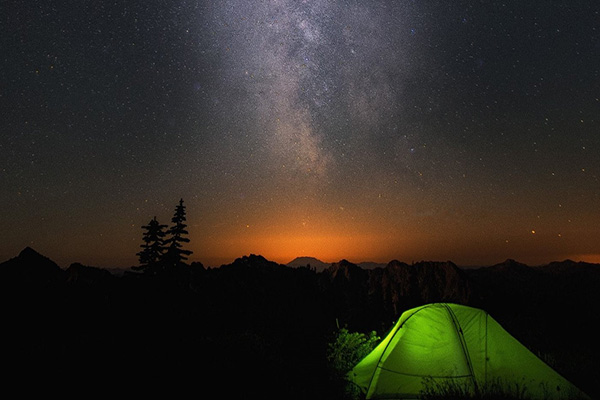
#> input picture 01a.jpg, 600 x 400 px
$ python '018 histogram equalization.py'
#> lines starting #> are read from the running program, lines starting #| are printed output that depends on the picture
# equalization 均衡化
import cv2
import numpy as np
from matplotlib import pyplot as plt


def custom_hist(gray):
    h, w = gray.shape
    hist = np.zeros([256], dtype=np.int32)
    for row in range(h):
        for col in range(w):
            pv = gray[row, col]
            hist[pv] += 1
    y_pos = np.arange(0, 256, 1, dtype=np.int32)
    plt.bar(y_pos, hist, align='center', color='r', alpha=0.5)
    plt.xticks(y_pos, y_pos)
    plt.ylabel('Frequency')
    plt.title('Histogram')
    plt.show()


image0 = cv2.imread('01a.jpg', 0)
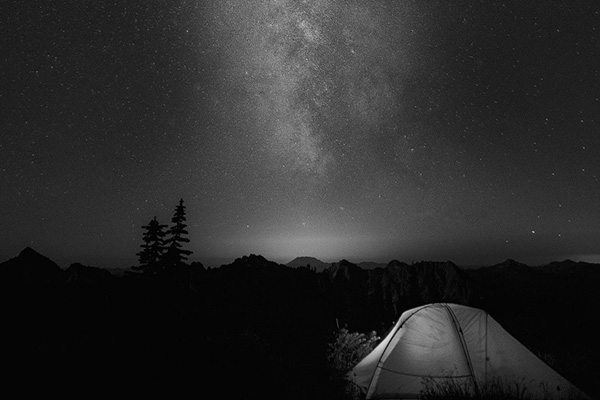
#> image0: shape (400, 600); min 0, max 223, mean 43.5
cv2.namedWindow('input', cv2.WINDOW_AUTOSIZE)
cv2.imshow('input', image0)
dst = cv2.equalizeHist(image0)
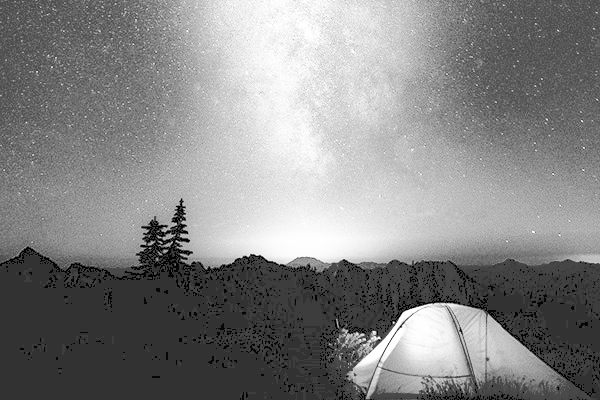
#> dst: shape (400, 600); min 0, max 255, mean 132.3
cv2.imshow('eh', dst)
dst1 = cv2.equalizeHist(dst)
custom_hist(image0)
#> after the loop in custom_hist, `for row in range(h):`: hist = 256 values, max 41764 at index 5, min 0 at index 219, mean 937.5
#> in custom_hist, `plt.show()`:
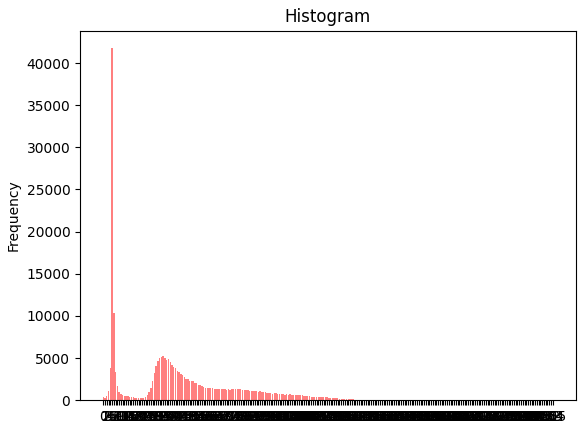
#> figure drawn by matplotlib, 1 panel; tallest bar 41764 high, from x = 4.6 to 5.4
custom_hist(dst)
#> after the loop in custom_hist (call 2), `for row in range(h):`: hist = 256 values, max 41764 at index 50, min 0 at index 3, mean 937.5
#> in custom_hist (call 2), `plt.show()`:
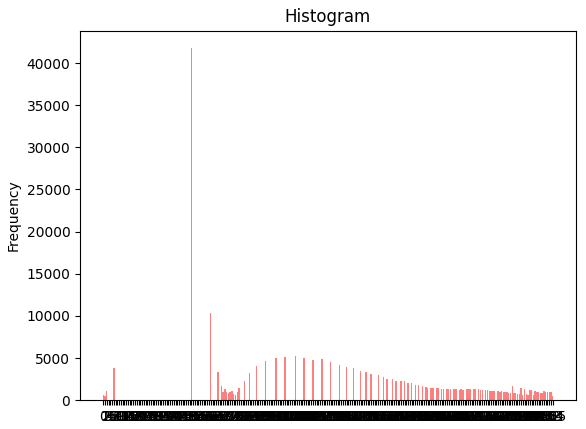
#> figure drawn by matplotlib, 1 panel; tallest bar 41764 high, from x = 49.6 to 50.4

cv2.waitKey(0)
cv2.destroyAllWindows()

$ run again, with 04.jpg copied over 01a.jpg
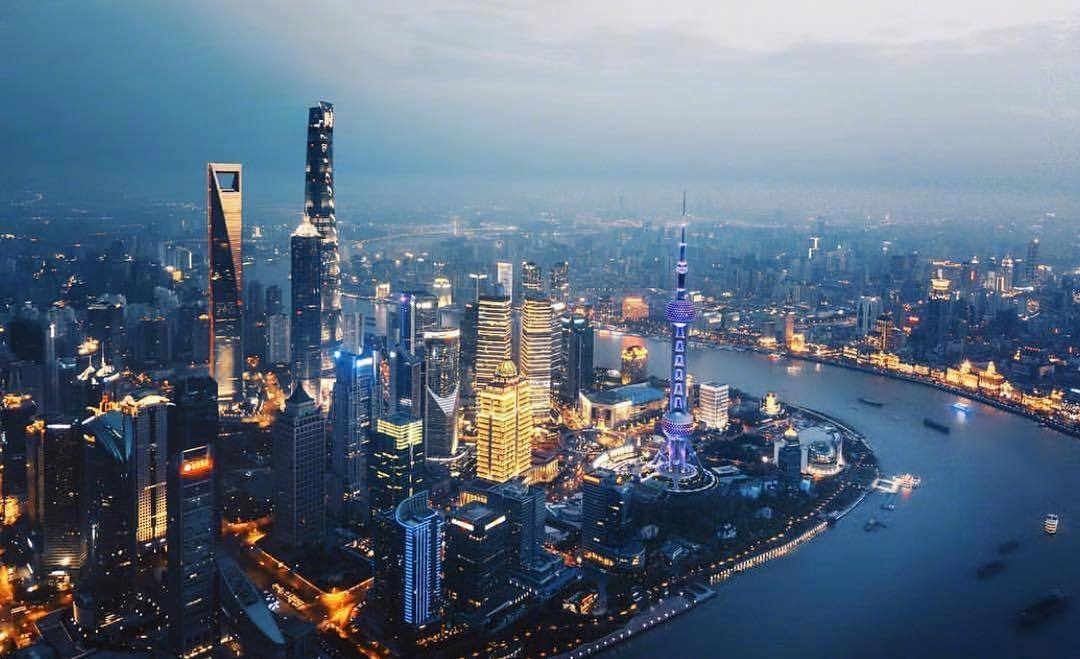
#> input picture 04.jpg, 1080 x 659 px
#> `dst = cv2.equalizeHist(image0)`:
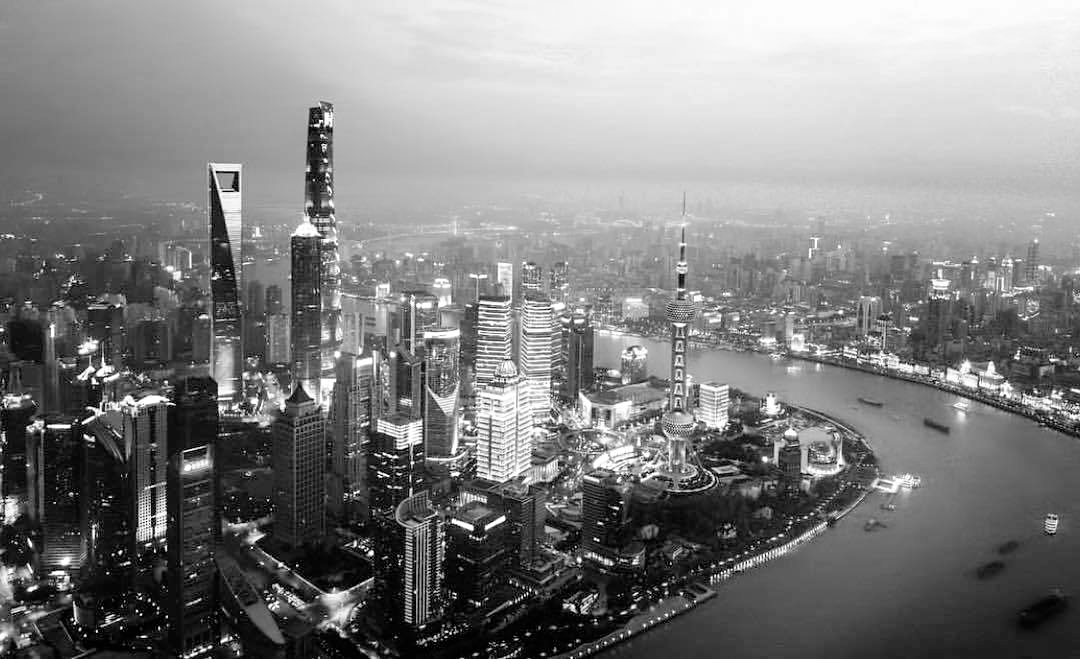
#> dst: shape (659, 1080); min 0, max 255, mean 128.1
#> after the loop in custom_hist, `for row in range(h):`: hist = 256 values, max 6882 at index 34, min 28 at index 1, mean 2780.2
#> after the loop in custom_hist (call 2), `for row in range(h):`: hist = 256 values, max 6882 at index 29, min 0 at index 7, mean 2780.2
#> in custom_hist (call 2), `plt.show()`:
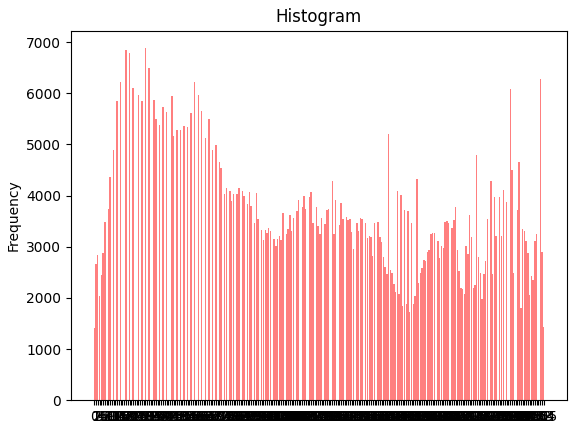
#> figure drawn by matplotlib, 1 panel; tallest bar 6882 high, from x = 28.6 to 29.4
